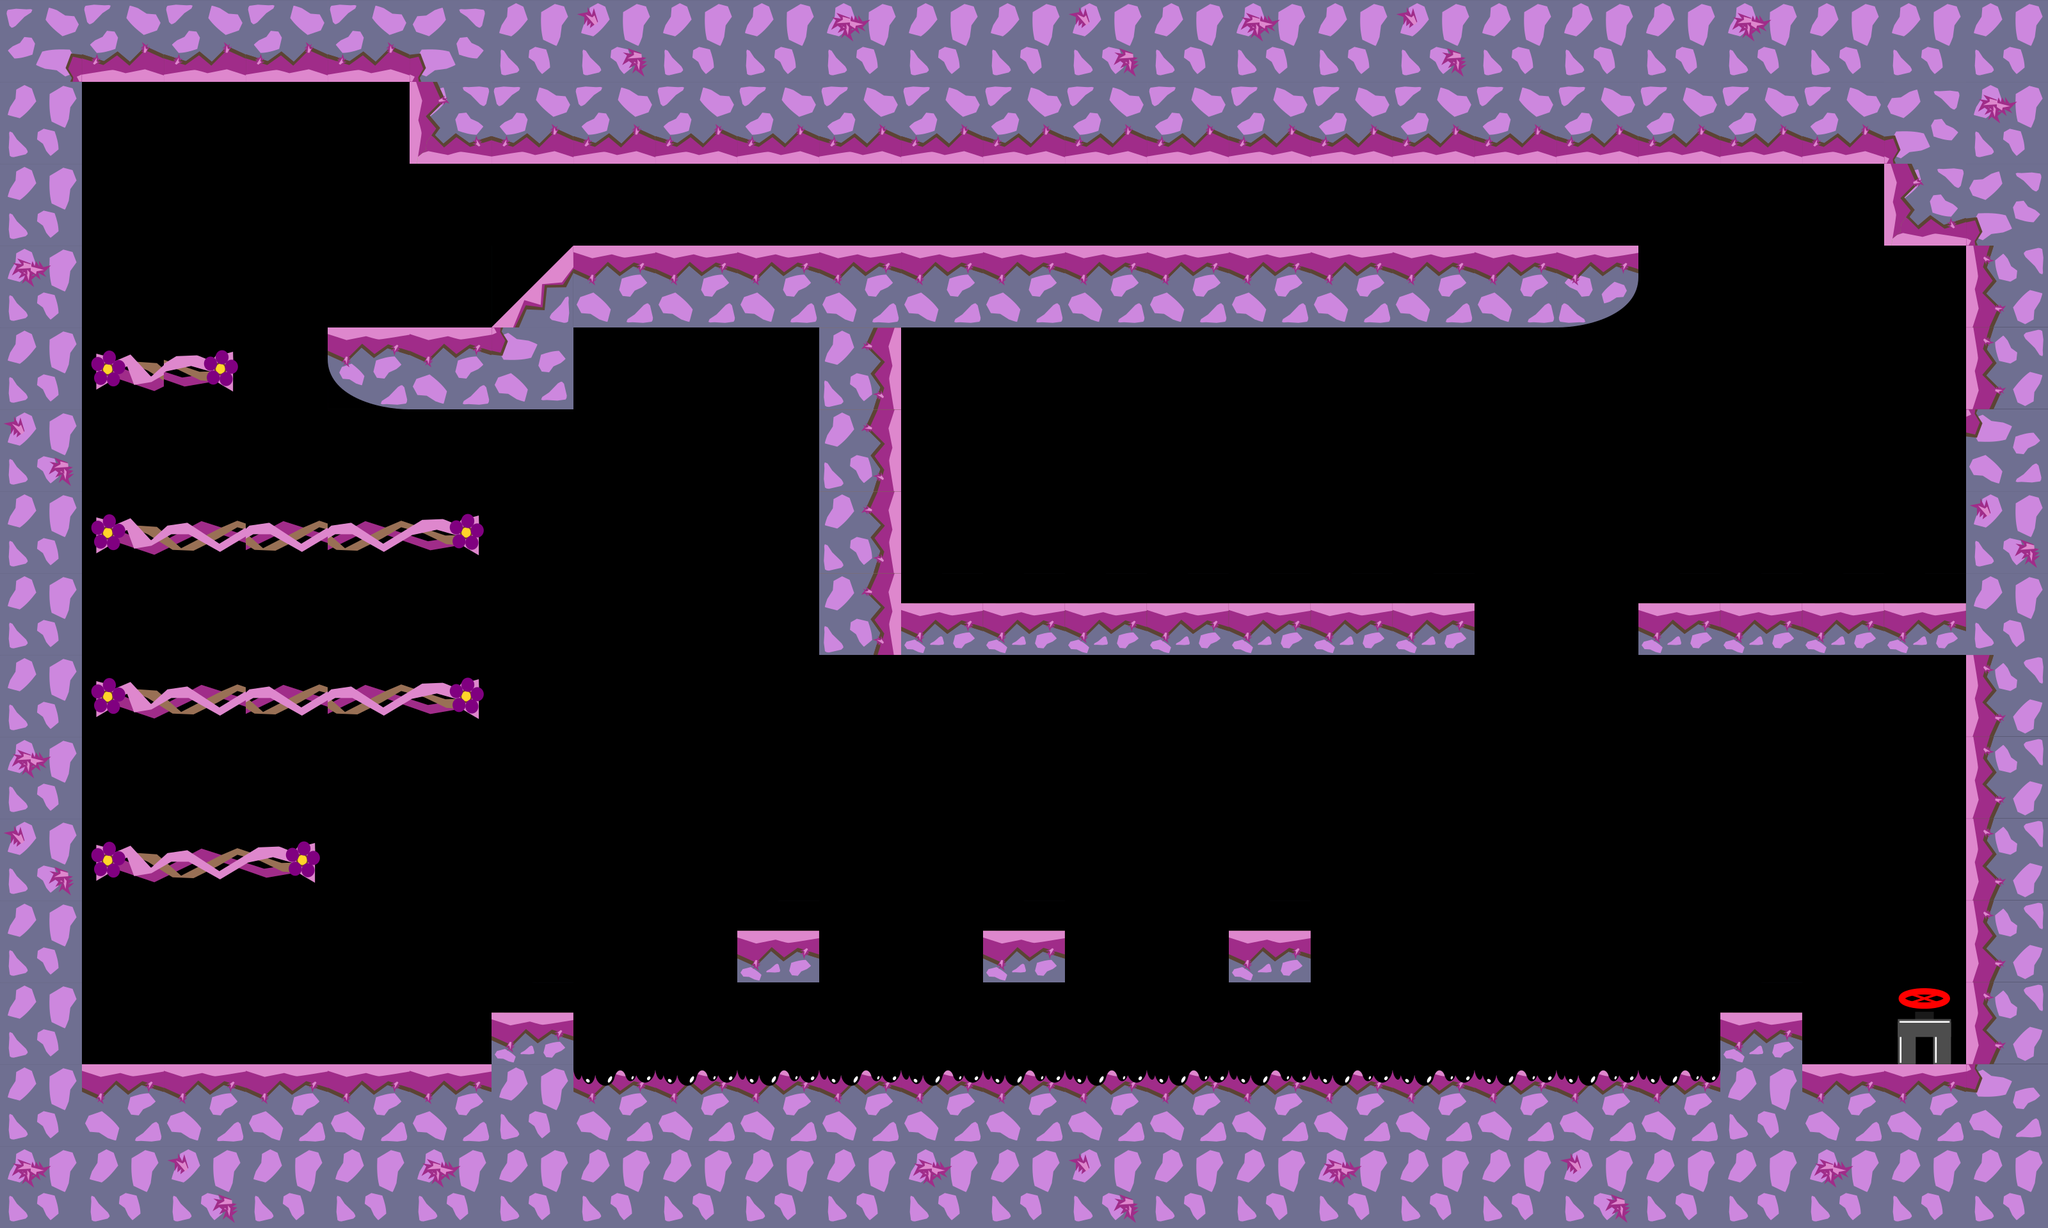

This is a level from a 2D game, rendered from its Tiled map with the project's own tilesets. A one-line summary and the map file follow, with tile-layer data summarised:
An orthogonal 25x15 tile map with 128x128 px tiles, 2 tile layers (graphics, oil), 5 tilesets and 38 objects.

<map version="1.0" tiledversion="1.1.1" orientation="orthogonal" renderorder="right-down" width="25" height="15" tilewidth="128" tileheight="128" infinite="0" nextobjectid="179">
 <tileset firstgid="1" source="tiles_128x128.tsx" />
 <tileset firstgid="37" source="tiles_oil_128x128.tsx" />
 <tileset firstgid="77" source="tiles_128x128_purple.tsx" />
 <tileset firstgid="113" source="tiles_128x128_vines.tsx" />
 <tileset firstgid="125" source="tiles_128x128_orange.tsx" />
 <layer name="graphics" width="25" height="15">
  <data>[375 cells, 172 non-empty, 19 distinct tile ids]</data>
 </layer>
 <layer name="oil" width="25" height="15">
  <data>[375 cells, 14 non-empty, 1 distinct tile ids]</data>
 </layer>
 <objectgroup name="blocks">
  <object id="2" x="3072" y="4" width="112" height="1696" />
  <object id="3" x="64" y="52" width="64" height="1684" />
  <object id="4" x="8" y="4" width="3172" height="120" />
  <object id="108" x="1408" y="942.667" width="896" height="81.3333" />
  <object id="127" x="8" y="1664" width="3196" height="248.002" />
  <object id="157" x="2560.17" y="942.909" width="513.333" height="80" />
  <object id="162" x="1919.75" y="1454.5" width="128.5" height="81" />
  <object id="163" x="1536.42" y="1455.83" width="128.5" height="81" />
  <object id="164" x="1151.08" y="1455.83" width="128.5" height="81" />
  <object id="167" x="768" y="1584" width="128" height="80.5" />
  <object id="168" x="512" y="512" width="384" height="128" />
  <object id="169" x="1280" y="384" width="128" height="640" />
  <object id="171" x="1024" y="384" width="1536" height="128" />
  <object id="175" x="2688.67" y="1583" width="127" height="84.3333" />
  <object id="177" x="640" y="128" width="2432" height="128" />
  <object id="178" x="2944" y="256" width="128" height="128" />
 </objectgroup>
 <objectgroup name="switch">
  <object id="160" x="1920" y="1326" width="128" height="128" />
 </objectgroup>
 <objectgroup name="levelEndBlock">
  <object id="146" x="1792" y="256" width="128" height="128" />
 </objectgroup>
 <objectgroup name="slope">
  <object id="172" x="768" y="512">
   <polygon points="0,0 128,-128 256,-128 256,0" />
  </object>
 </objectgroup>
 <objectgroup name="passBlock">
  <object id="104" x="157.622" y="1070.59" width="581.697" height="46" />
  <object id="105" x="165.622" y="817.254" width="571.697" height="46" />
  <object id="165" x="144.289" y="561.254" width="215.697" height="46" />
  <object id="176" x="145.501" y="1322.11" width="330.182" height="46" />
 </objectgroup>
 <objectgroup name="flowers">
  <object id="74" x="256.97" y="672.853" width="69.697" height="69.697">
   <ellipse />
  </object>
  <object id="75" x="2709.27" y="1459.46" width="69.697" height="69.697">
   <ellipse />
  </object>
  <object id="76" x="285.212" y="308.005" width="69.697" height="69.697">
   <ellipse />
  </object>
  <object id="78" x="1181.58" y="1328.31" width="69.697" height="69.697">
   <ellipse />
  </object>
  <object id="79" x="1564.13" y="1317.82" width="69.697" height="69.697">
   <ellipse />
  </object>
  <object id="80" x="2714.19" y="369.459" width="69.697" height="69.697">
   <ellipse />
  </object>
  <object id="83" x="610.065" y="365.58" width="69.697" height="69.697">
   <ellipse />
  </object>
  <object id="112" x="1881.22" y="738.55" width="69.697" height="69.697">
   <ellipse />
  </object>
  <object id="114" x="1946.43" y="1186.67" width="69.697" height="69.697">
   <ellipse />
  </object>
  <object id="141" x="2773.76" y="780.006" width="69.697" height="69.697">
   <ellipse />
  </object>
  <object id="143" x="240.245" y="938.729" width="69.697" height="69.697">
   <ellipse />
  </object>
  <object id="144" x="2109.58" y="737.219" width="69.697" height="69.697">
   <ellipse />
  </object>
 </objectgroup>
 <objectgroup name="end">
  <object id="44" x="2963.37" y="1554.91" width="93" height="95">
   <ellipse />
  </object>
 </objectgroup>
 <objectgroup name="pushBlocks">
  <object id="46" x="1667.19" y="811.216" width="124.667" height="124.667" />
 </objectgroup>
 <objectgroup name="damage">
  <object id="173" x="909.333" y="1657.33" width="1766.67" height="44" />
 </objectgroup>
</map>
